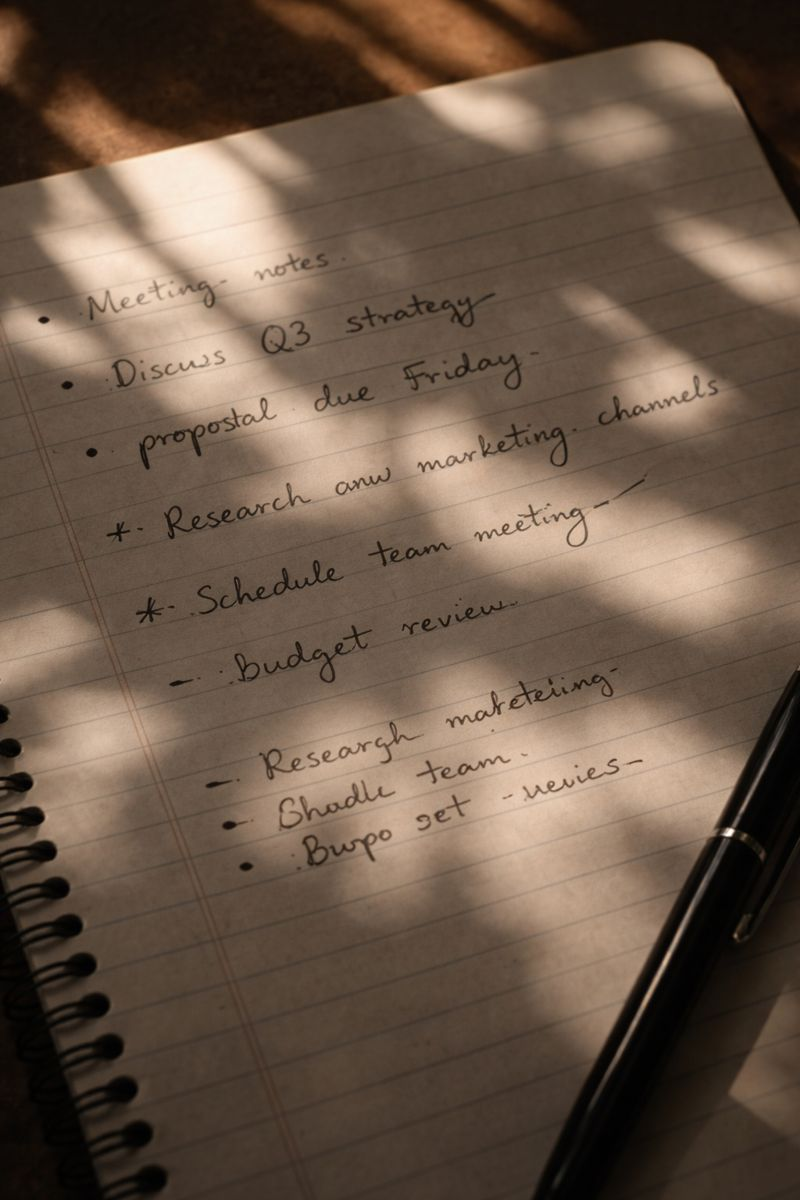
#> input picture data/paper.png, 800 x 1200 px
$ python adaptive_threshold.py
#> lines starting #> are read from the running program, lines starting #| are printed output that depends on the picture; after the words box and inside, x2 and y2 are one past the last pixel; in counts of white or black regions, pixels touching at a corner belong together
import os
import cv2

img = cv2.imread(os.path.join('.','data','paper.png'))
#> img is the input picture: shape (1200, 800, 3); mean B, G, R 72.9, 88.4, 107.6

img_gray = cv2.cvtColor(img, cv2.COLOR_BGR2GRAY)
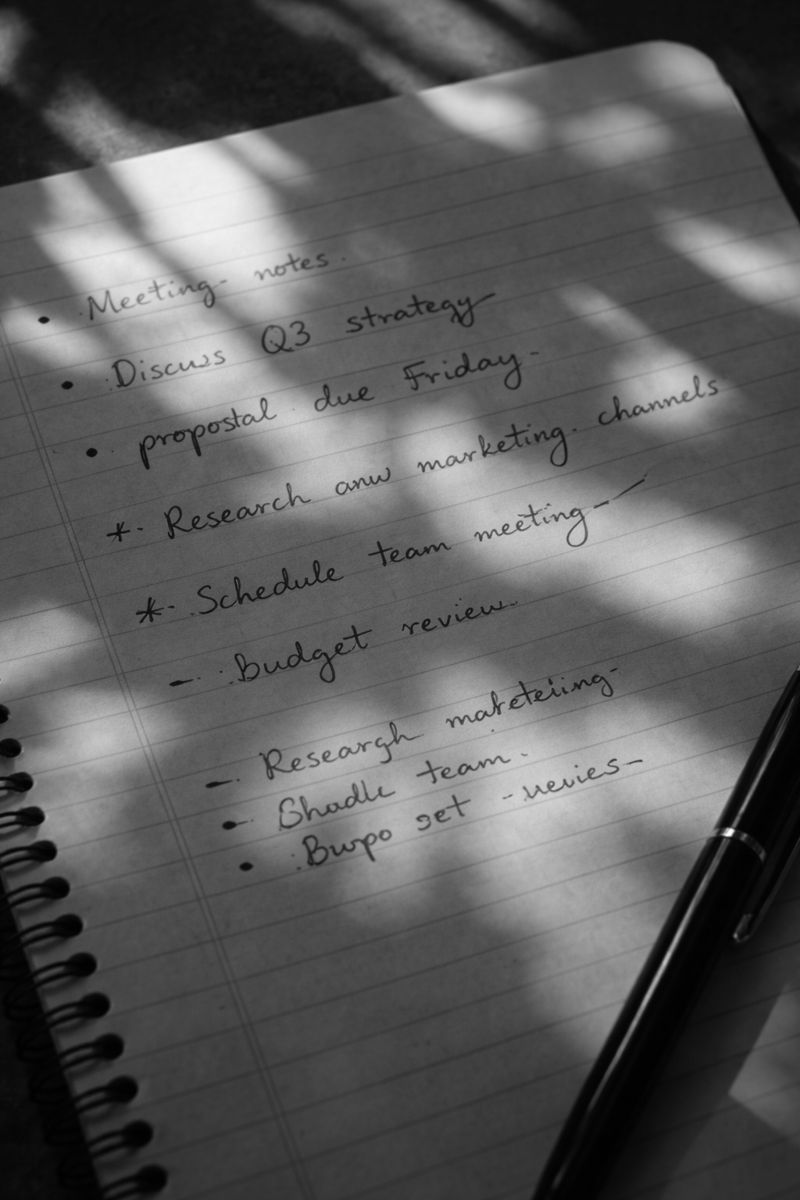
#> img_gray: shape (1200, 800); min 0, max 252, mean 92.4


thresh = cv2.adaptiveThreshold(img_gray,255, cv2.ADAPTIVE_THRESH_GAUSSIAN_C, cv2.THRESH_BINARY,11,5)
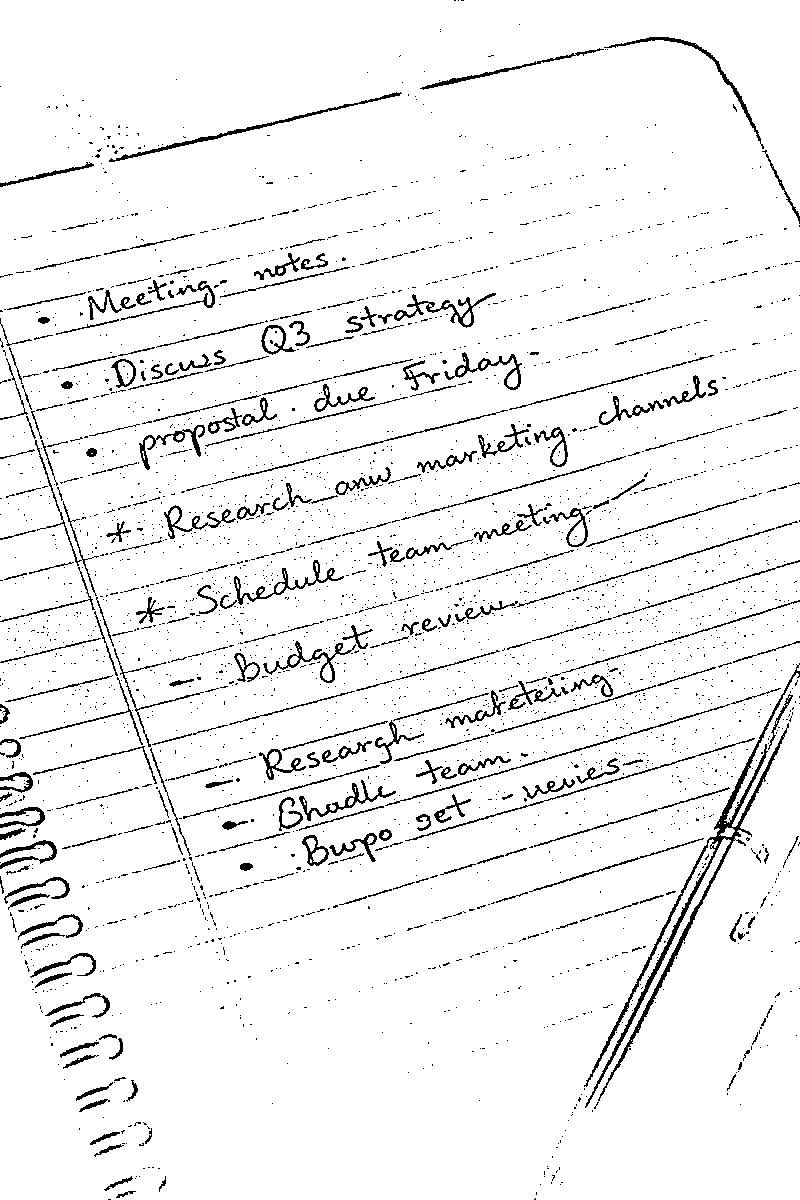
#> thresh: shape (1200, 800); 94.5% white; black in thin lines or dots
cv2.imshow("img", img)
cv2.imshow("thresh", thresh)

cv2.waitKey(0)

$ run again, with data/drakemaye.jpg saved as data/paper.png
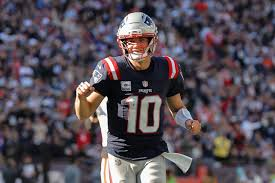
#> input picture data/drakemaye.jpg, 275 x 183 px
#> img is the input picture: shape (183, 275, 3); mean B, G, R 84.6, 76.7, 85.7
#> `img_gray = cv2.cvtColor(img, cv2.COLOR_BGR2GRAY)`:
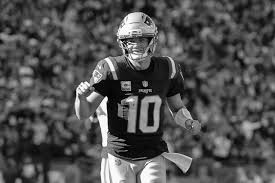
#> img_gray: shape (183, 275); min 0, max 255, mean 80.3
#> `thresh = cv2.adaptiveThreshold(img_gray,255, cv2.ADAPTIVE_THRESH_GAUSS..`:
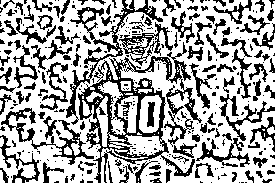
#> thresh: shape (183, 275); 65.7% white; 323 black regions (211 under 20 px), largest, box (x1, y1, x2, y2) and area: (78, 42, 202, 183) 4192, (66, 0, 163, 125) 1448, (1, 108, 94, 165) 1044
